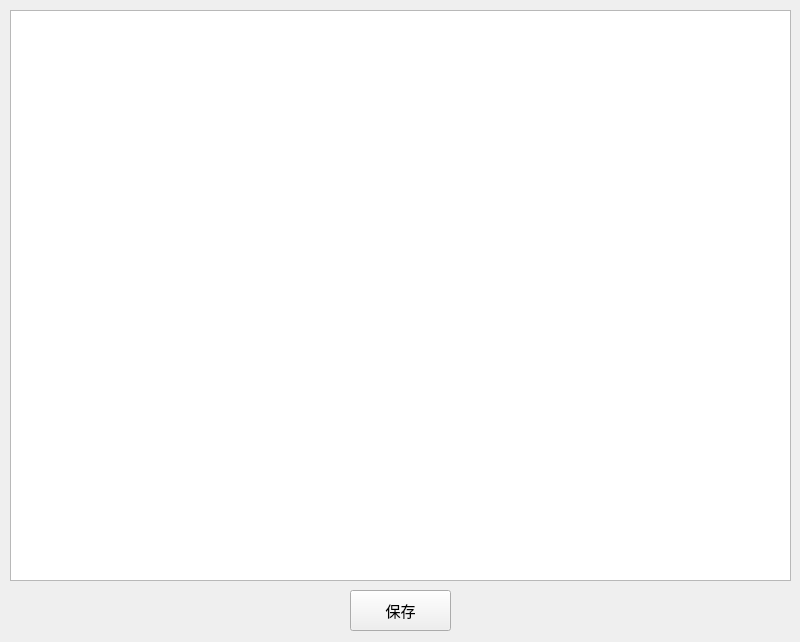
<?xml version="1.0" encoding="UTF-8"?>
<ui version="4.0">
 <class>UpdatePBWindow</class>
 <widget class="QMainWindow" name="UpdatePBWindow">
  <property name="geometry">
   <rect>
    <x>0</x>
    <y>0</y>
    <width>800</width>
    <height>642</height>
   </rect>
  </property>
  <property name="windowTitle">
   <string>更新PB</string>
  </property>
  <widget class="QWidget" name="centralwidget">
   <widget class="QPushButton" name="pushButton">
    <property name="geometry">
     <rect>
      <x>350</x>
      <y>590</y>
      <width>101</width>
      <height>41</height>
     </rect>
    </property>
    <property name="font">
     <font>
      <family>Consolas</family>
      <pointsize>11</pointsize>
     </font>
    </property>
    <property name="text">
     <string>保存</string>
    </property>
   </widget>
   <widget class="QTableWidget" name="tableWidget">
    <property name="geometry">
     <rect>
      <x>10</x>
      <y>10</y>
      <width>781</width>
      <height>571</height>
     </rect>
    </property>
   </widget>
  </widget>
 </widget>
 <resources/>
 <connections/>
</ui>
